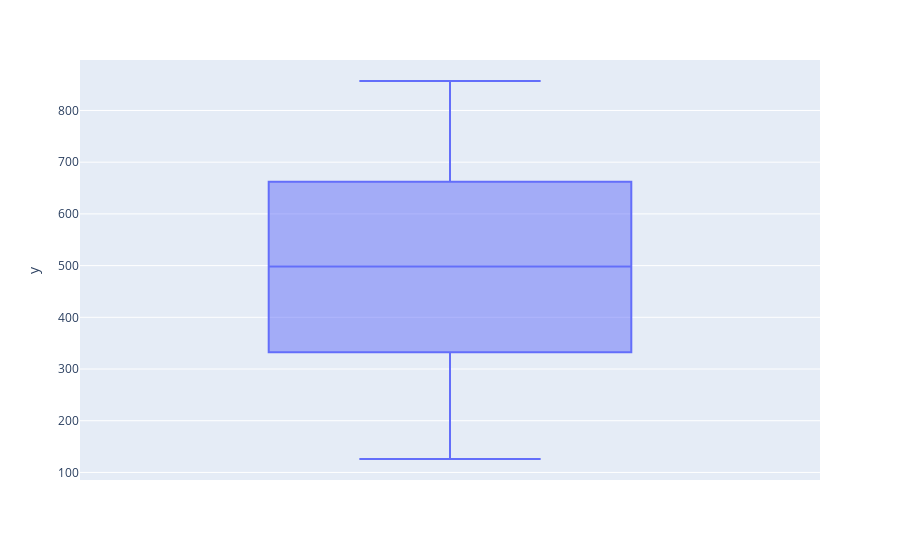

Notebook source saved alongside this figure:
### Code cell
px.box(y=vet)

### Figure 1 — Plotly figure (JSON) as saved in the notebook; plotly's stock layout.template omitted (floating-point values rounded to 4 significant figures; data arrays with more than 128 entries replaced by an {"elided": "..."} marker saying what was removed)
{"data": [{"alignmentgroup": "True", "hovertemplate": "y=%{y}<extra></extra>", "legendgroup": "", "marker": {"color": "#636efa"}, "name": "", "notched": false, "offsetgroup": "", "orientation": "v", "showlegend": false, "type": "box", "x0": " ", "xaxis": "x", "y": {"elided": "500 int values"}, "y0": " ", "yaxis": "y"}], "layout": {"boxmode": "group", "legend": {"tracegroupgap": 0}, "margin": {"t": 60}, "xaxis": {"anchor": "y", "domain": [0, 1]}, "yaxis": {"anchor": "x", "domain": [0, 1], "title": {"text": "y"}}}}
